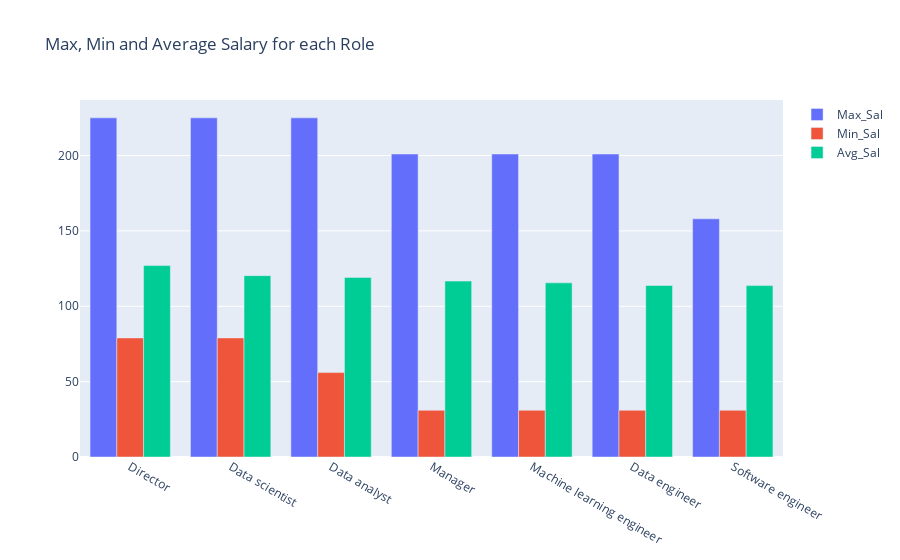
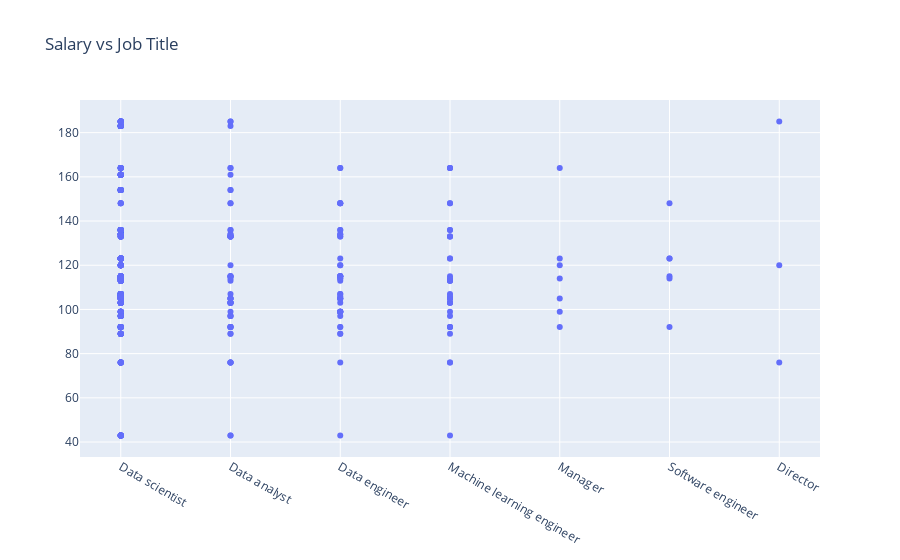

Source (notebook cell) for these figures, in order:
### Markdown cell above
Data scientist and directors have the highest average salaries, closely followed by managers, software engineers and data engineers

### Code cell
#max, min and average salary for each role
max_sal = execute_sql_statement("Select JobRole, max(Max_Sal) as Max_Sal from DatascienceJobs group by JobRole order by Max_Sal desc",conn)
min_sal = execute_sql_statement("Select JobRole, min(min_Sal) as Min_Sal from DatascienceJobs group by JobRole order by Min_Sal desc",conn)
avg_sal = execute_sql_statement("Select JobRole, avg(Avg_Sal) as Avg_Sal from DatascienceJobs group by JobRole order by Avg_Sal desc",conn)
#bar graph for the max and min salary for each role
Roles = []
Max_Sal = []
Min_Sal = []
Avg_Sal = []
for i in max_sal:
    if i[0]=="na":
        continue
    Roles.append(i[0].capitalize())
    Max_Sal.append(i[1])
for i in min_sal:
    if i[0]=="na":
        continue
    Min_Sal.append(i[1])
for i in avg_sal:
    if i[0]=="na":
        continue
    Avg_Sal.append(i[1])
#plotting the bar graph max, min, and average salary for each role
fig = go.Figure(data=[go.Bar(x=Roles, y=Max_Sal, name='Max_Sal'), go.Bar(x=Roles, y=Min_Sal, name='Min_Sal'), go.Bar(x=Roles, y=Avg_Sal, name='Avg_Sal')])
fig.update_layout(title_text='Max, Min and Average Salary for each Role')
fig.show()

#salary vs job title
companies = execute_sql_statement("Select d.JobRole, d.Avg_Sal from DataScienceJobs d inner join Companies c on d.CompanyId = c.CompanyId",conn)
JobRole = []
Salary = []
for i in companies:
    if i[0]=="na":
        continue
    JobRole.append(i[0].capitalize())
    Salary.append(i[1])
#plotting the scatter plot for the salary vs job title
fig = go.Figure(data=go.Scatter(x=JobRole, y=Salary, mode='markers'))
fig.update_layout(title_text='Salary vs Job Title')
fig.show()

### Figure 1 — Plotly figure (JSON) as saved in the notebook; plotly's stock layout.template omitted (floating-point values rounded to 4 significant figures)
{"data": [{"name": "Max_Sal", "type": "bar", "x": ["Director", "Data scientist", "Data analyst", "Manager", "Machine learning engineer", "Data engineer", "Software engineer"], "y": [225, 225, 225, 201, 201, 201, 158]}, {"name": "Min_Sal", "type": "bar", "x": ["Director", "Data scientist", "Data analyst", "Manager", "Machine learning engineer", "Data engineer", "Software engineer"], "y": [79, 79, 56, 31, 31, 31, 31]}, {"name": "Avg_Sal", "type": "bar", "x": ["Director", "Data scientist", "Data analyst", "Manager", "Machine learning engineer", "Data engineer", "Software engineer"], "y": [127, 120.3, 119.2, 116.7, 115.5, 113.8, 113.7]}], "layout": {"title": {"text": "Max, Min and Average Salary for each Role"}}}

### Figure 2 — Plotly figure (JSON) as saved in the notebook; plotly's stock layout.template omitted (floating-point values rounded to 4 significant figures; data arrays with more than 128 entries replaced by an {"elided": "..."} marker saying what was removed)
{"data": [{"mode": "markers", "type": "scatter", "x": {"elided": "598 str values"}, "y": {"elided": "598 int values"}}], "layout": {"title": {"text": "Salary vs Job Title"}}}
